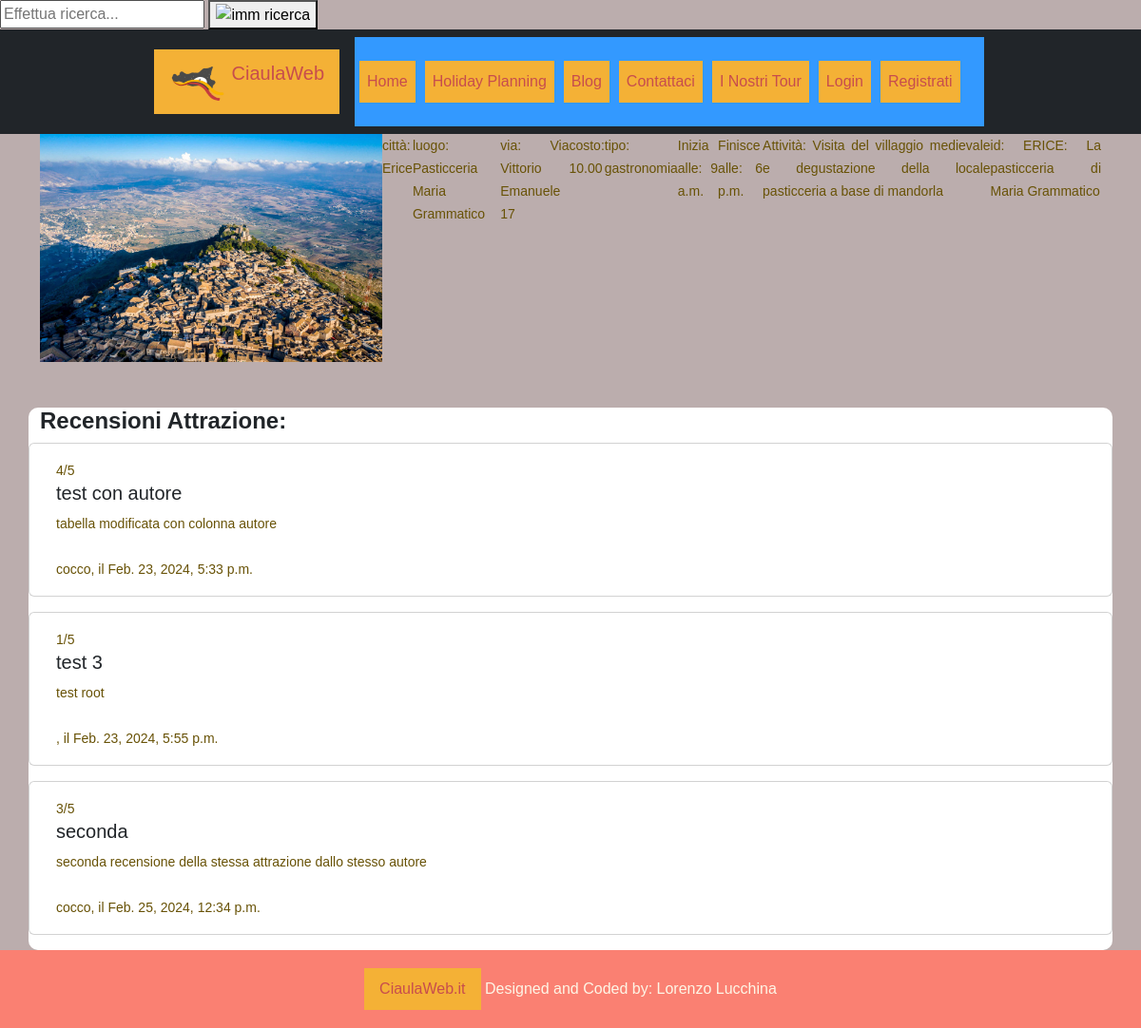
/attractions/attrazioni/detattrazione/ERICE: La pasticceria di Maria Grammatico, run on the app's committed database.
### attractions/models.py (models this page shows, shortened)
class Attrazione(models.Model):
    objects = None
    nome = models.CharField(max_length=200, primary_key=True)
    luogo = models.CharField(max_length=300)
    via = models.CharField(max_length=500)
    citta = models.CharField(max_length=200)
    costo = models.DecimalField(max_digits=10, decimal_places=2, blank=True)
    tipo = models.CharField(max_length=200)
    oraApertura = models.TimeField('ora apertura')
    oraChiusura = models.TimeField('ora chiusura')
    descrizione = models.TextField()
    attrazione_image = models.ImageField(blank=True, null=True)  # , upload_to='attractionImages/')
    class Meta:
        verbose_name = "Attrazione"
        verbose_name_plural = "Attrazioni"

class Recensione(models.Model):
    titolo = models.CharField(max_length=200, verbose_name='Titolo della recensione')
    contenuto = models.TextField(max_length=1000, verbose_name='Contenuto della recesione')
    valutazione = models.IntegerField(validators=[MaxValueValidator(5), MinValueValidator(0)],
                                      verbose_name='valutazione della recensione')
    autore = models.ForeignKey(UserProfileModel, related_name='autore_recensione',
                               on_delete=models.CASCADE)
    attrazione = models.ForeignKey(Attrazione, on_delete=models.CASCADE)
    data_creazione = models.DateTimeField(auto_now=True)
    class Meta:
        verbose_name = 'Recensione'
        verbose_name_plural = 'Recensioni'

### profiles/models.py (models this page shows, shortened)
class UserProfileModel(AbstractBaseUser):
    nrSocio = models.IntegerField(primary_key=True)  # chiave, deve autogenerarsi
    first_name = models.CharField(max_length=32)
    last_name = models.CharField(max_length=32)
    email = models.CharField(max_length=32, unique=True)
    codiceFiscale = models.CharField(max_length=18)
    telefono = models.CharField(max_length=32)
    dataDiNascita = models.DateField(null=True)
    profile_image = models.ImageField(blank=True, null=True, default="defaultuser.png")
    is_active = models.BooleanField(default=True)
    is_admin = models.BooleanField(default=False)
    objects = UserManager()
    USERNAME_FIELD = 'email'
    REQUIRED_FIELDS = []
    class Meta:
        verbose_name = 'User'
        verbose_name_plural = 'Users'

### attractions/views.py (the view, shortened to what this page needs)
# urls.py: path("attrazioni/detattrazione/<str:nome_attr>", DetailAttrazioneEntita, name="dettaglioattr"),
def DetailAttrazioneEntita(request, nome_attr):
    if Attrazione.objects.filter(nome=nome_attr).exists():
        templ = "attractions/dettaglioattrazione.html"
        attrazione = Attrazione.objects.get(nome=nome_attr)  # Acquisisco attrazione dal nome
        recensioni = Recensione.objects.filter(attrazione=attrazione)
        check = False
        ctx = {"attivita": attrazione, "check": check, "recensioni": recensioni}
        if request.method == "GET":
            return render(request, template_name=templ, context=ctx)
        else:
            return HttpResponse("ERROR: nome attrazione non valido, RICHIESTA POST")

### attractions/templates/attractions/dettaglioattrazione.html (shortened to what this page needs)
{% extends 'base.html' %}
{% block content %}
<div class="container">
    <img src="{{ attivita.attrazione_image.url | default_if_none:'#' }}" alt="pic attrazione" style="width:auto;height:240px">
    <p> città: {{ attivita.citta }}</p>
    <p> luogo: {{ attivita.luogo }}</p>
    <p> via: {{ attivita.via }}</p>
    <p> costo: {{ attivita.costo }}</p>
    <p> tipo: {{ attivita.tipo }}</p>
    <p> Inizia alle: {{ attivita.oraApertura }}</p>
    <p> Finisce alle: {{ attivita.oraChiusura }}</p>
    <p> Attività: {{ attivita.descrizione }}</p>
    <p> id: {{ attivita.pk }}</p>
</div>
    <br> <br>
    <div class="container" style="background-color:white; border-radius: 10px;">
        <br>
        <div class="row align-self-center">
            <h4> <b> Recensioni Attrazione: </b> </h4> <br>
            {% if recensioni.count == 0 %}
                <h4> Nessuna recensione disponibile </h4> <br>
                <br>
            {% else %}
                {% for r in recensioni %}
                    <div class="card mb-3">
                        <div class="card-body">
                            <div class="text-end">
                                <p class="card-text">{{ r.valutazione }}/5</p>
                            </div>
                            <h5 class="card-title">{{ r.titolo }}</h5>
                            <p class="card-text">{{ r.contenuto }}</p>
                            <p class="card-text">{{ r.autore.first_name }}, il {{ r.data_creazione }} </p>
                        </div>
                    </div>
                {% endfor %}
            {% endif %}
        </div>
    </div>
{% endblock %}

### static/css/style.css (style rules this page uses)
* { font-family: 'Montserrat', sans-serif !important; }
p { color: #685206; font-family: 'Helvetica Neue', sans-serif; font-size: 14px; line-height: 24px; margin: 0 0 24px; text-align: justify; text-justify: inter-word; }
:root { --gradient: linear-gradient(to left top, #dd2476 10%, #ff512f 90%) !important; }
body { background: #bbadad !important; }
.container { display: flex; justify-content: space-between; }

### data on the page
Attrazione: attrazione_image (picture), citta "Erice", luogo "Pasticceria Maria Grammatico", via "Via Vittorio Emanuele 17", costo "10.00", tipo "gastronomia", oraApertura "9 a.m.", oraChiusura "6 p.m.", descrizione "Visita del villaggio medievale e degustazione della locale pasticceria a base di mandorla", pk "ERICE: La pasticceria di Maria Grammatico"
Recensione: valutazione "4", titolo "test con autore", contenuto "tabella modificata con colonna autore", autore.first_name "cocco", data_creazione "Feb. 23, 2024, 5:33 p.m."
Recensione: valutazione "1", titolo "test 3", contenuto "test root", data_creazione "Feb. 23, 2024, 5:55 p.m."
Recensione: valutazione "3", titolo "seconda", contenuto "seconda recensione della stessa attrazione dallo stesso autore", autore.first_name "cocco", data_creazione "Feb. 25, 2024, 12:34 p.m."
